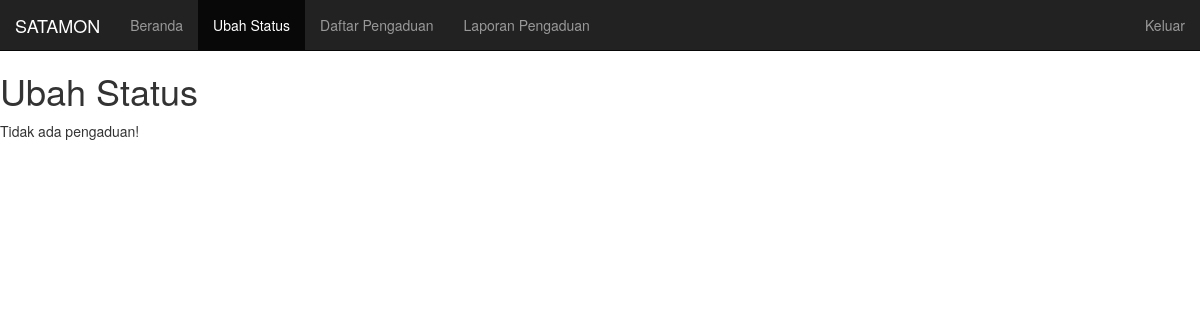
The page /frontend/admin_ubah_status.php (signed in) on the database as committed earlier.
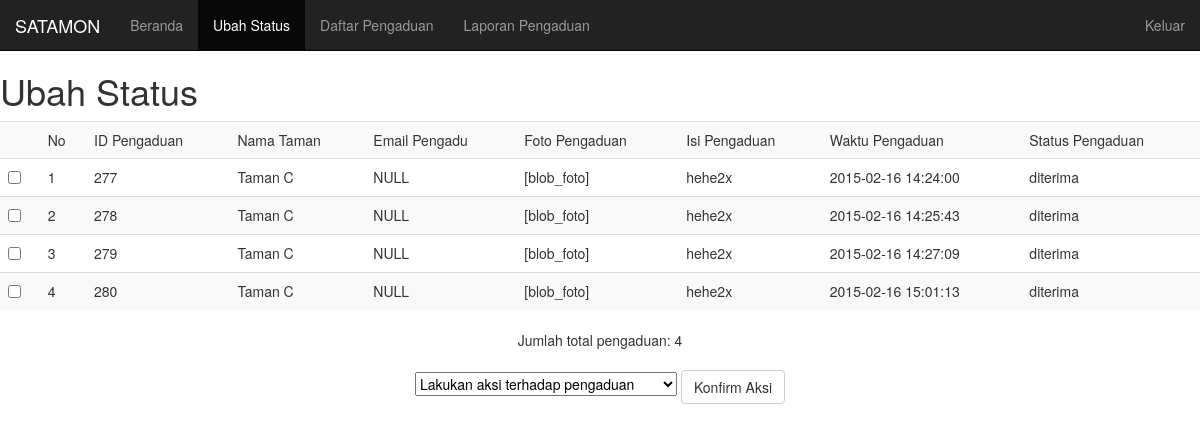
The same page on the database as committed later.
### tables this page shows
CREATE TABLE IF NOT EXISTS `pengaduan` (
`id_pengaduan` int(11) NOT NULL COMMENT 'id dari pengaduan',
  `email_pengaduan` varchar(64) NOT NULL COMMENT 'Alamat e-mail dari pengadu',
  `isi_pengaduan` text NOT NULL COMMENT 'Teks berisi pengaduan yang diberikan',
  `jenis_pengaduan` enum('sampah','sarana','kriminal','misc') NOT NULL DEFAULT 'misc' COMMENT 'Jenis pengaduan yang diberikan',
  `status_pengaduan` enum('diterima','diproses','selesai','') NOT NULL DEFAULT 'diterima' COMMENT 'Status dari pengaduan',
  `waktu_pengaduan` datetime NOT NULL DEFAULT CURRENT_TIMESTAMP COMMENT 'Waktu ketika pengaduan masuk ke dalam sistem',
  `id_taman` int(11) NOT NULL COMMENT 'Key ke taman yang diadukan'
);

CREATE TABLE IF NOT EXISTS `taman` (
`id_taman` int(11) NOT NULL,
  `nama_taman` varchar(64) NOT NULL,
  `latitude_taman` float NOT NULL,
  `longitude_taman` float NOT NULL
);

### frontend/admin_ubah_status.php (the view, shortened to what this page needs)
<?php
	$id = 'ubah_status';
?>
<!DOCTYPE html>
<html lang="id">
	<head>
		<?php
			include 'templates/head.php';
		?>
	</head>
	<body>
		<?php
			$admin_navbar['navbar_active'] = $id;
			include 'templates/admin_navbar.php';
		?>
		<h1>Ubah Status</h1>
		<?php
			$query = mysql_query("SELECT * FROM pengaduan NATURAL JOIN taman") or die ("Query salah");
			$isIsi = intval(mysql_num_rows($query));
			if($isIsi == 0){
				echo "Tidak ada pengaduan!<br>";
			}
			else{
		?>
				<form ACTION="" METHOD="POST">
					<div class="table-responsive">
						<table class="table table-striped table-hover">
							<tr>
								<td> </td>
								<td>No</td>
								<td>ID Pengaduan</td>
								<td>Nama Taman</td>
								<td>Email Pengadu</td>
								<td>Foto Pengaduan</td>
								<td>Isi Pengaduan</td>
								<td>Waktu Pengaduan</td>
								<td>Status Pengaduan</td>
							</tr>
							<?php
								$no = 1;
								while($row = mysql_fetch_object($query)){
									$id_pengaduan = $row->id_pengaduan;
									$email_pengaduan = $row->email_pengaduan;
									$isi_pengaduan = $row->isi_pengaduan;
									$nama_taman = $row->nama_taman;
									$waktu_pengaduan = $row->waktu_pengaduan;
									if($row->status_pengaduan == "sedang_diproses"){
										$status_pengaduan = "Sedang diproses";
									}
									else if($row->status_pengaduan == "sudah_diproses"){
										$status_pengaduan = "Sudah diproses";
									}
									else if($row->status_pengaduan == "sudah_difollowup"){
										$status_pengaduan = "Sudah difollow up";
									}
									else{
										$status_pengaduan = $row->status_pengaduan;
									}
									echo("
										<tr>
											<td><input type=checkbox name=statusdiubah[] id=statusdiubah[] value=$row->id_pengaduan></td>
											<td>$no</td>
											<td>$id_pengaduan</td>
											<td>$nama_taman</td>
											<td>$email_pengaduan</td>
											<td>[blob_foto]</td>
											<td>$isi_pengaduan</td>
											<td>$waktu_pengaduan</td>
											<td>$status_pengaduan</td>
										</tr>
									");
									$no++;
								}
							?>
						</table>
					</div>
					<p class="text-center">
						Jumlah total pengaduan: <?php echo "$isIsi"; ?>
						<br><br>
						<select id="prosesubahstatus" name="prosesubahstatus">
							<option selected>Lakukan aksi terhadap pengaduan</option>
						</select>
						<button class="btn btn-default" type="submit" name="Kirim" value="Kirim">Konfirm Aksi</button>
					</p>
				</form>
			<?php
			}
		?>
	</body>
</html>

### frontend/templates/admin_navbar.php (shortened to what this page needs)
<?php
	$admin_navbar['navbar'] = array(
		"home" => "Beranda",
		"ubah_status" => "Ubah Status",
		"daftar_pengaduan" => "Daftar Pengaduan",
		"laporan_pengaduan" => "Laporan Pengaduan"
	);
?>
<nav class="navbar navbar-static-top navbar-inverse">
	<div class="container-fluid">
		<div class="navbar-header">
			<a class="navbar-brand" href="admin_home.php">SATAMON</a>
		</div>
		<div class="collapse navbar-collapse" id="adminNavbar">
			<ul class="nav navbar-nav">
				<?php foreach ($admin_navbar['navbar'] as $key => $value) { ?>
					<li <?= $key == $admin_navbar['navbar_active'] ? 'class="active"' : '' ?>>
						<a href="admin_<?= $key ?>.php"><?= $value ?></a>
					</li>
				<?php } ?>
			</ul>
			<ul class="nav navbar-nav navbar-right">
				<li><a href="../backend/logout.php">Keluar</a></li>
			</ul>
		</div>
	</div>
</nav>

Rows that differ between the two databases and show on the page:
added pengaduan: id_pengaduan "277", id_taman.nama_taman "Taman C", email_pengaduan "NULL", isi_pengaduan "hehe2x", waktu_pengaduan "2015-02-16 14:24:00", status_pengaduan "diterima"
added pengaduan: id_pengaduan "278", id_taman.nama_taman "Taman C", email_pengaduan "NULL", isi_pengaduan "hehe2x", waktu_pengaduan "2015-02-16 14:25:43", status_pengaduan "diterima"
added pengaduan: id_pengaduan "279", id_taman.nama_taman "Taman C", email_pengaduan "NULL", isi_pengaduan "hehe2x", waktu_pengaduan "2015-02-16 14:27:09", status_pengaduan "diterima"
added pengaduan: id_pengaduan "280", id_taman.nama_taman "Taman C", email_pengaduan "NULL", isi_pengaduan "hehe2x", waktu_pengaduan "2015-02-16 15:01:13", status_pengaduan "diterima"
Other text that changed with them:
$isIsi: (not shown) → "4"
form field prosesubahstatus: (not shown) → "Lakukan aksi terhadap pengaduan"
text no longer shown: "Tidak ada pengaduan!"
text now shown: "No ID Pengaduan Nama Taman Email Pengadu Foto Pengaduan Isi Pengaduan Waktu Pengaduan Status Pengaduan Jumlah total pengaduan: Konfirm Aksi"
